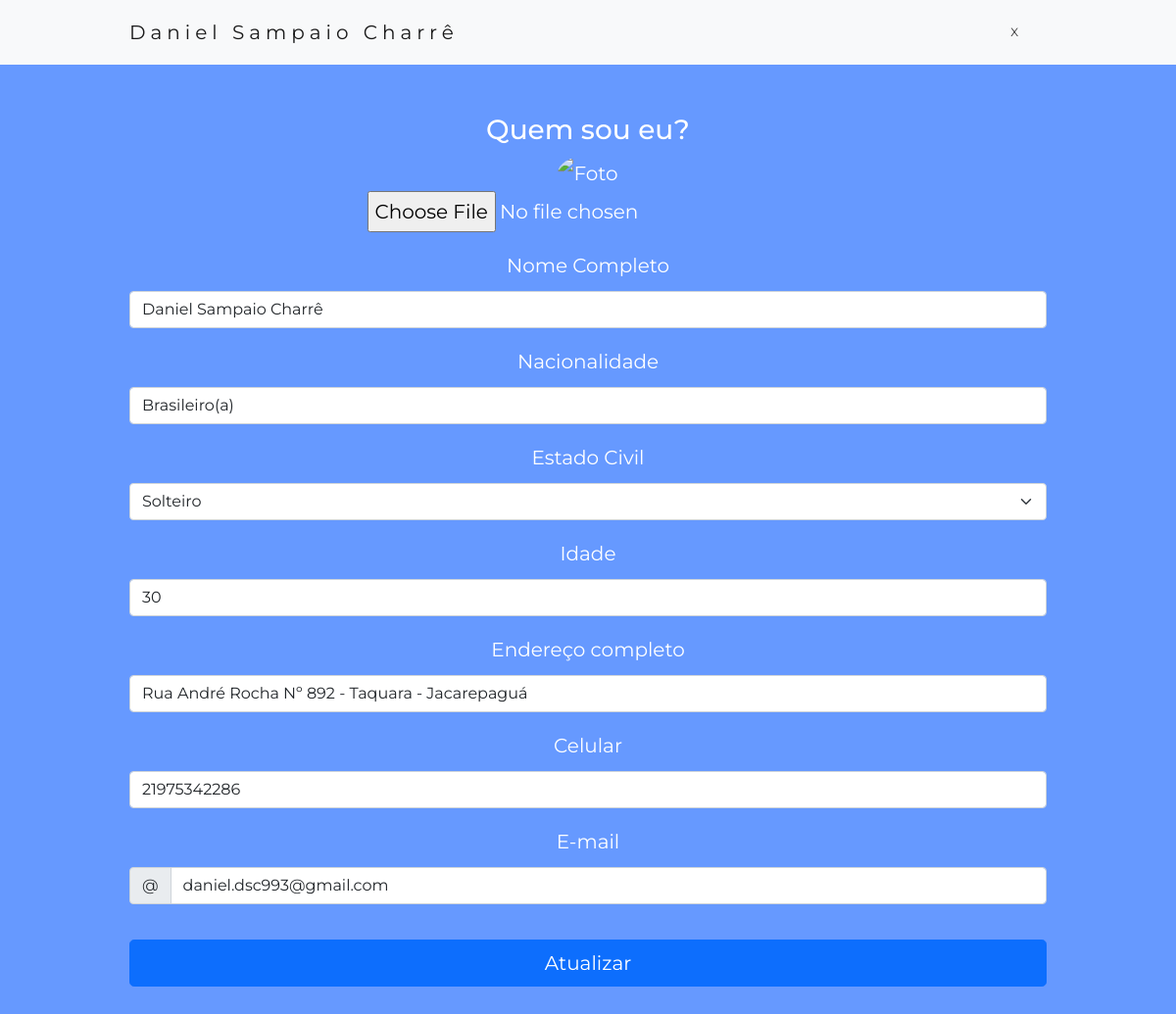
Screenshot of /perfil.php (signed in) with the database file from the repository.
### tables this page shows
CREATE TABLE `usuarios` (
  `idusuario` int(11) NOT NULL,
  `nome` varchar(255) DEFAULT NULL,
  `nacionalidade` varchar(255) DEFAULT NULL,
  `estado_civil` varchar(255) DEFAULT NULL,
  `idade` int(3) DEFAULT NULL,
  `endereco` varchar(255) DEFAULT NULL,
  `telefone` varchar(255) DEFAULT NULL,
  `email` varchar(255) DEFAULT NULL,
  `senha` varchar(255) DEFAULT NULL,
  `foto` varchar(255) DEFAULT NULL
);

### acoes/consulta-usuario.php (called while the page is built, shortened)
<?php
    require_once "conexao.php";
    $id_logado = $_SESSION['idusuario'];
    $sql = "SELECT * FROM usuarios WHERE idusuario = '$id_logado'";
    $resultado = mysqli_query($con, $sql);
    $dados     = mysqli_fetch_assoc($resultado);
    $nome          = $dados['nome'];
    $nacionalidade = $dados['nacionalidade'];
    $estado_civil  = $dados['estado_civil'];
    $idade         = $dados['idade'];
    $endereco      = $dados['endereco'];
    $telefone       = $dados['telefone'];
    $email         = $dados['email'];
    $foto          = $dados['foto'];

### perfil.php (the view, shortened to what this page needs)
<?php
  include_once 'acoes/consulta-usuario.php';
?>
<!DOCTYPE html>
<html lang="pt-br">
 <head>
  <link rel="stylesheet" href="assets/css/bootstrap.min.css" >
  <link rel="stylesheet" href="https://cdn.jsdelivr.net/npm/bootstrap-icons@1.5.0/font/bootstrap-icons.css">
  <link rel="stylesheet" href="assets/css/tema-curriculo.css" />
  <link rel="stylesheet" href="assets/css/form-validation.css" />
</head>
<body>
 <nav class="navbar navbar-expand-md navbar-light bg-light">
  <div class="container">
    <div class="navbar-header">
      <a class="navbar-brand" href="#"> <?= $nome; ?> </a>
    </div>
    <div class="collapse navbar-collapse" id="navbarCollapse">
        <ul class="nav navbar-nav d-flex justify-content-end" id="links">
            <li><a href="painel.php">X</a></li>
        </ul>
    </div>
  </div>
</nav>
<div class="container-fluid bg1 text-center" id="quem">
  <h3>Quem sou eu? </h3>
  <img src="fotos/<?= $_SESSION['foto'] ?>" class="img-responsive img-redonda" style="display:inline" alt="Foto" width="200">
  <form action="acoes/edita-usuario.php" method="POST" enctype="multipart/form-data" class="needs-validation container" novalidate>
    <input type="file" name="foto" id="foto" value="<?= $foto; ?>" />
    <div class="row g-12">
      <div class="col-sm-12">
        <label for="nome" class="form-label">Nome Completo</label>
        <input type="text" class="form-control" id="nome" name="nome" placeholder=""
          value="<?= $nome; ?>" required>
      </div>
      <div class="col-sm-12">
        <label for="nacionalidade" class="form-label">Nacionalidade</label>
        <input type="text" class="form-control" id="nacionalidade" name="nacionalidade" placeholder=""
          value="<?= $nacionalidade; ?>" required>
      </div>
      <div class="col-md-12">
        <label for="estado_civil" class="form-label">Estado Civil</label>
        <select class="form-select" id="estado_civil" name="estado_civil" required>
          <optgroup label="Dado anterior">
            <option value="<?= $estado_civil; ?>"><?= $estado_civil; ?></option>
          </optgroup>
        </select>
      </div>
      <div class="col-md-12">
        <label for="idade" class="form-label">Idade</label>
        <input type="number" class="form-control" id="idade" name="idade" min="10" max="120" step="1"
          value="<?= $idade; ?>" required>
      </div>
      <div class="col-12">
        <label for="endereco" class="form-label">Endereço completo</label>
        <input type="text" class="form-control" id="endereco" name="endereco" placeholder=""
        value="<?= $endereco; ?>" required>
      </div>
      <div class="col-md-12">
        <label for="telefone" class="form-label">Celular</label>
        <input type="text" class="form-control" id="celular" name="telefone" placeholder="(99) 99999-9999"
          value="<?= $telefone; ?>" required>
      </div>
      <div class="col-12">
        <label for="email" class="form-label">E-mail</label>
        <div class="input-group has-validation">
          <span class="input-group-text">@</span>
          <input type="text" class="form-control" id="email" name="email" placeholder="email@provedor.com"
            value="<?= $email; ?>" required>
        </div>
      </div>
      </div>
      <br>
      <button class="w-100 btn btn-primary btn-lg" type="submit" name="bt_atualizar">
        Atualizar
      </button>
  </form>
</div>
</body>
</html>

### assets/css/tema-curriculo.css (style rules this page uses)
body { font: 20px "Montserrat", sans-serif; line-height: 1.8; }
#links { width: 100%; line-height: 1.9rem; }
.img-redonda { border-radius: 100%; }
.navbar { padding-top: 15px; padding-bottom: 15px; border: 0; border-radius: 0; margin-bottom: 0; font-size: 12px; letter-spacing: 5px; }
.navbar-nav li a { color: #2f2f2f; text-decoration: none; padding-right: 1.5rem; }
.container-fluid { padding-top: 50px; padding-bottom: 50px; }
.bg1 { background-color: #6699ff; color: #ffffff; }

### assets/css/form-validation.css (style rules this page uses)
.container { max-width: 960px; }
label { margin-top: 1rem; }

### rows the page displays
usuarios: nome "Daniel Sampaio Charrê", nacionalidade "Brasileiro(a)", estado_civil "Solteiro", idade "30", endereco "Rua André Rocha Nº 892 - Taquara - Jacarepaguá", telefone "21975342286", email "daniel.dsc993@gmail.com"
